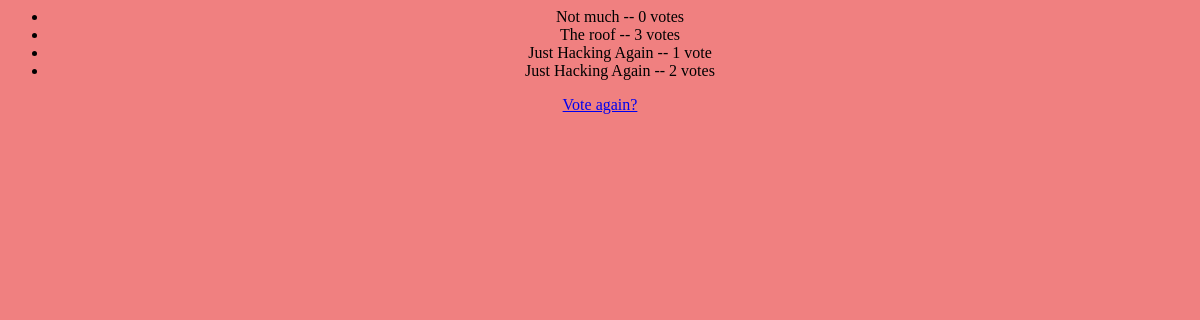
The app's page /polls/1/results/, older data.
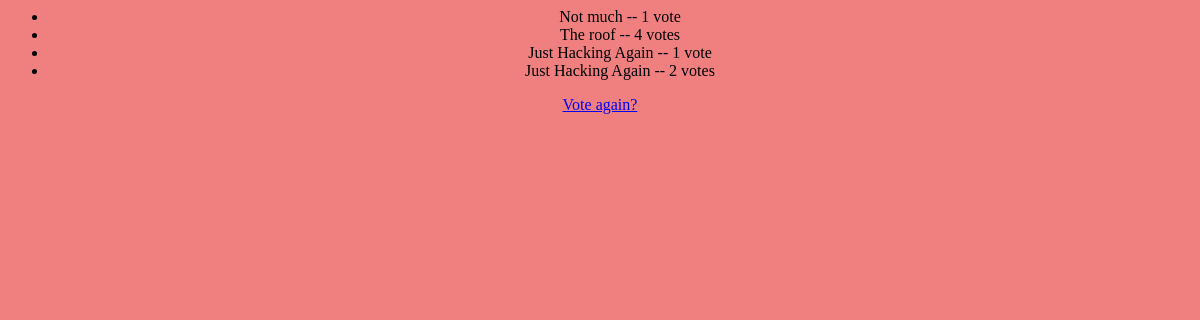
The same page, newer data.
### polls/models.py (models this page shows, shortened)
class Choice(models.Model):
    question = models.ForeignKey(Question, on_delete=models.CASCADE)
    choice_text = models.CharField(max_length=200)
    votes = models.IntegerField(default=0)

### polls/views.py (the view)
# urls.py: path('<int:pk>/results/', views.ResultsView.as_view(), name='results'),
class ResultsView(generic.DetailView):
    model = Question
    template_name = 'polls/results.html'

### polls/templates/polls/results.html (shortened to what this page needs)
<ul>
{% for choice in question.choice_set.all %}
    <li> {{ choice.choice_text }} -- {{choice.votes}} vote{{ choice.votes|pluralize }}  </li>
    {% endfor %}
</ul>
<a href="{% url 'polls:detail' question.id %}">Vote again?</a>

Row changes from the older to the newer data that the page shows:
changed Choice "Not much": votes "0" → "1"
changed Choice "The roof": votes "3" → "4"
